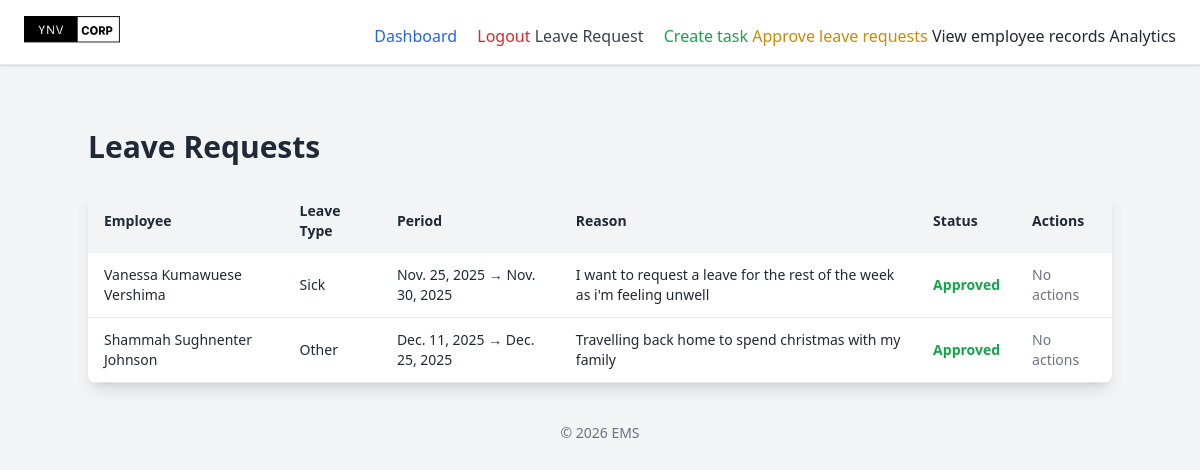
The page /leave-approval/ (signed in) on the database as committed earlier.
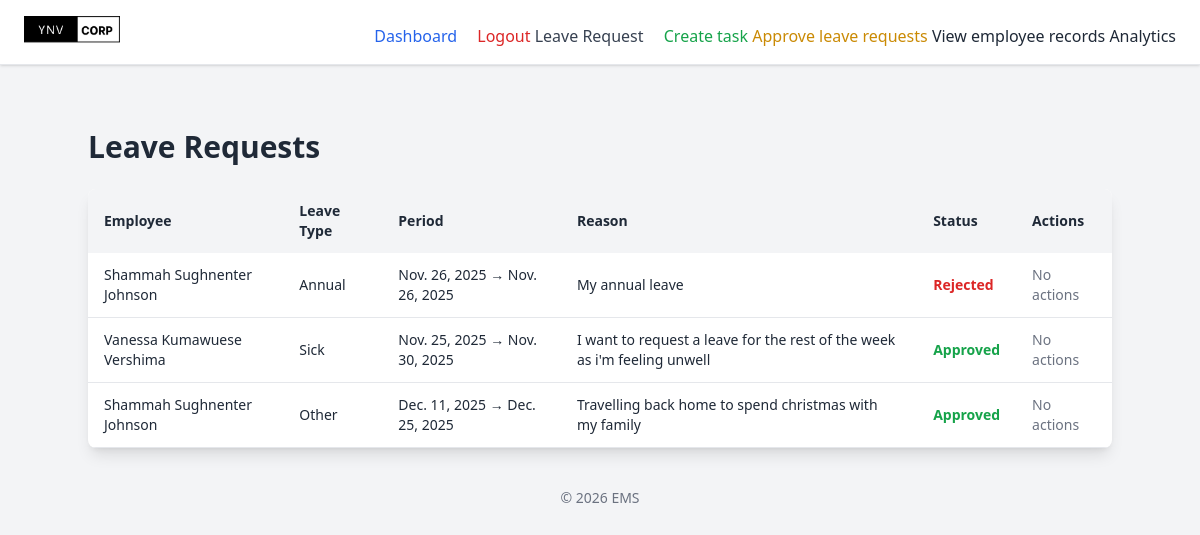
The same page on the database as committed later.
### employee/models.py (models this page shows, shortened)
class LeaveRequest(models.Model):
    STATUS_CHOICES = [
        ('Pending', 'Pending'),
        ('Approved', 'Approved'),
        ('Rejected', 'Rejected'),
    ] # status choices for the leave request
    LEAVE_TYPE=(
        ('sick', 'SICK'),
        ('annual', 'ANNUAL'),
        ('unpaid', 'UNPAID'),
        ('maternity', 'MATERNITY'),
        ('paternity', 'PATERNITY'),
        ('bereavement', 'BEREAVEMENT'),
        ('other', 'OTHER'),
        )
    employee = models.ForeignKey(Employee, on_delete=models.CASCADE, related_name='leave_requests')
    start_date = models.DateField() #date field for start date
    end_date = models.DateField() #date field for end date
    reason = models.TextField() #reason for leave field
    leave_type = models.CharField(max_length=20, choices=LEAVE_TYPE, default='other') #leave type field with choices
    status = models.CharField(max_length=10, choices=STATUS_CHOICES, default='Pending') #status field with choices
    applied_on = models.DateField(auto_now_add=True) #date field for applied on
    class Meta:
        ordering = ['-applied_on']
        verbose_name = "Leave Request"
        verbose_name_plural = "Leave Requests"

class Employee(AbstractUser):
    GENDER_CHOICES=(
        ('male', 'MALE'),
        ('female', 'FEMALE'),
        )
    POSITION_CHOICES=(
        ('manager', 'MANAGER'),
        ('developer', 'DEVELOPER'),
        ('designer', 'DESIGNER'),
        ('tester', 'TESTER'),
        ('hr manager', 'HR MANAGER'),
        ('intern', 'INTERN'),
        ('software engineer', 'SOFTWARE ENGINEER'),
        ('data scientist', 'DATA SCIENTIST'),
        ('product manager', 'PRODUCT MANAGER'),
        ('business analyst', 'BUSINESS ANALYST'),
        ('devops engineer', 'DEVOPS ENGINEER'),
        ('system administrator', 'SYSTEM ADMINISTRATOR'),
        ('network engineer', 'NETWORK ENGINEER'),
        ('technical support', 'TECHNICAL SUPPORT'),
        ('it consultant', 'IT CONSULTANT'),
        ('other', 'OTHER'),
    )
    DEPARTMENT_CHOICES=(
        ('sales', 'SALES'),
        ('resarch & development', 'RESEARCH & DEVELOPMENT'),
        ('software development', 'SOFTWARE DEVELOPMENT'),
        ('product research', 'PRODUCT RESEARCH'),
        ('marketing', 'MARKETING'),
        ('human resource', 'HUMAN RESOURCE'),
        ('legal','LEGAL'),
        ('customer service', 'CUSTOMER SERVICE')
    )
    full_name = models.CharField(max_length=200, blank=True)
    email = models.EmailField(unique=True)
    gender = models.CharField(max_length=10, choices=GENDER_CHOICES)
    position = models.CharField(max_length=200, blank=True, choices=POSITION_CHOICES)
    date_of_birth = models.DateField(null=True)
    employment_date = models.DateField(default=date.today)
    phone_number = models.CharField(max_length=15, blank=True)
    address = models.CharField(max_length=200, blank=True)
    employee_id = models.CharField(max_length=20, unique=True, blank=True)
    department = models.CharField(max_length=100, blank=True, choices=DEPARTMENT_CHOICES)
    USERNAME_FIELD = 'email'
    REQUIRED_FIELDS = ['username']

### employee/views.py (the view)
# urls.py: path('leave-approval/', ApproveLeaveRequestView.as_view(), name='leave_approve'),
class ApproveLeaveRequestView(LoginRequiredMixin, AdminOnlyMixin, ListView):
    model = LeaveRequest
    template_name = 'employee/leave_approval.html'
    context_object_name = 'leave_requests'

### employee/views.py (called while the page is built)
    def test_func(self):
        return self.request.user.is_superuser

### employee/templates/employee/leave_approval.html
{% extends "employee/base.html" %}
{% block content %}
{% load static %}
<div class="max-w-5xl mx-auto mt-10">
  <h1 class="text-3xl font-bold mb-6">Leave Requests</h1>
  <div class="bg-white shadow-lg rounded-lg overflow-hidden">
    <table class="min-w-full text-left text-sm">
      <thead class="bg-gray-100">
        <tr>
          <th class="px-4 py-3">Employee</th>
          <th class="px-4 py-3">Leave Type</th>
          <th class="px-4 py-3">Period</th>
          <th class="px-4 py-3">Reason</th>
          <th class="px-4 py-3">Status</th>
          <th class="px-4 py-3">Actions</th>
        </tr>
      </thead>
      <tbody>
        {% for req in leave_requests %}
        <tr class="border-b">
          <td class="px-4 py-3">{{ req.employee.full_name }}</td>
          <td class="px-4 py-3 capitalize">{{ req.leave_type }}</td>
          <td class="px-4 py-3">{{ req.start_date }} → {{ req.end_date }}</td>
          <td class="px-4 py-3">{{ req.reason }}</td>
          <td class="px-4 py-3 font-semibold">
            {% if req.status == "Pending" %}
            <span class="text-yellow-600">Pending</span>
            {% elif req.status == "Approved" %}
            <span class="text-green-600">Approved</span>
            {% else %}
            <span class="text-red-600">Rejected</span>
            {% endif %}
          </td>
          <td class="px-4 py-3 flex gap-2">
            {% if req.status == "Pending" %}
            <a
              href="{% url 'update-leave' req.id 'approve' %}"
              class="px-3 py-1 bg-green-600 text-white rounded"
            >
              Approve
            </a>
            <a
              href="{% url 'update-leave' req.id 'reject' %}"
              class="px-3 py-1 bg-red-600 text-white rounded"
            >
              Reject
            </a>
            {% else %}
            <span class="text-gray-500">No actions</span>
            {% endif %}
          </td>
        </tr>
        {% endfor %}
      </tbody>
    </table>
  </div>
</div>
{% endblock %}

Rows that differ between the two databases and show on the page:
added LeaveRequest: employee.full_name "Shammah Sughnenter Johnson", leave_type "Annual", start_date "Nov. 26, 2025", end_date "Nov. 26, 2025", reason "My annual leave", status "Rejected"
